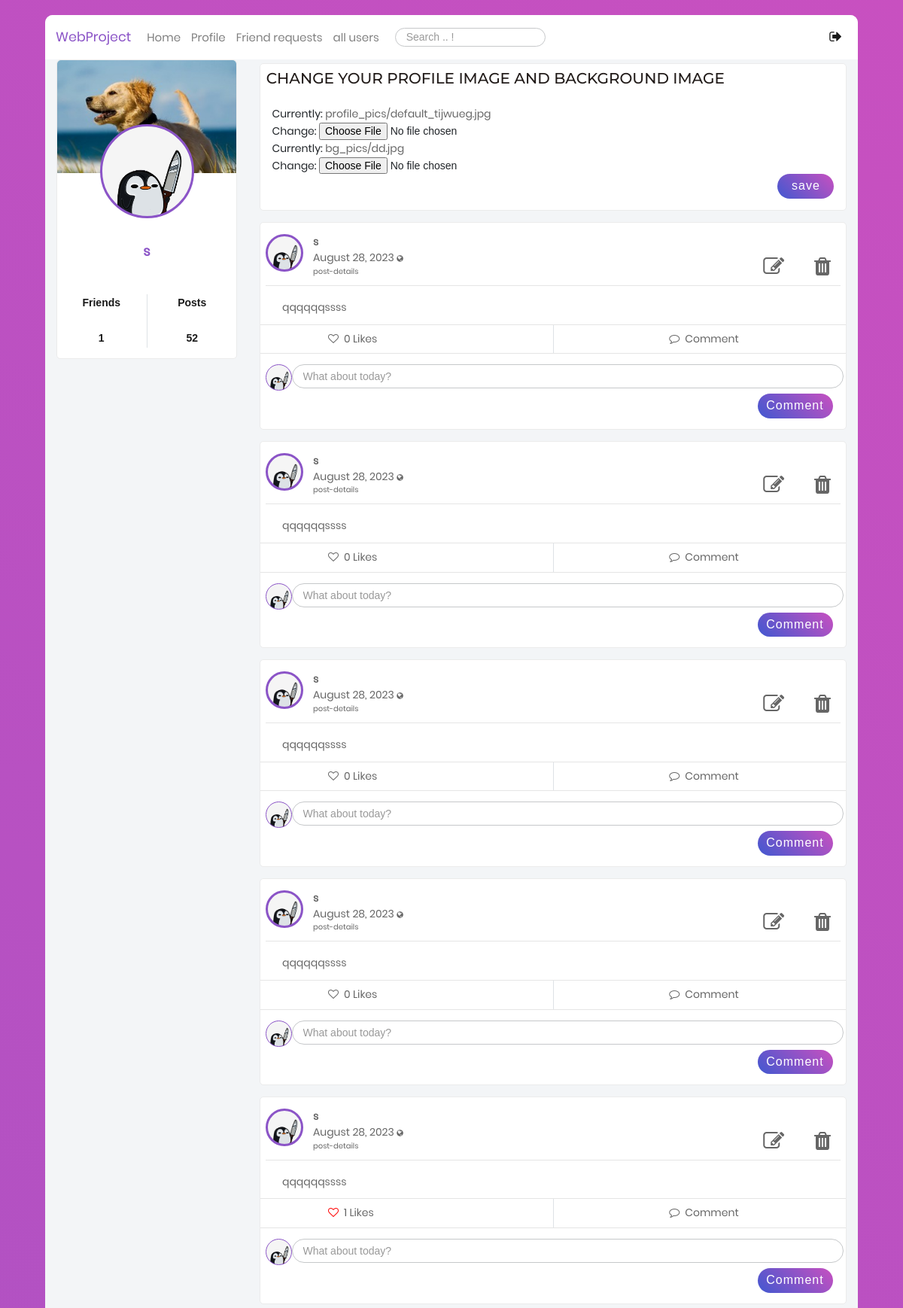
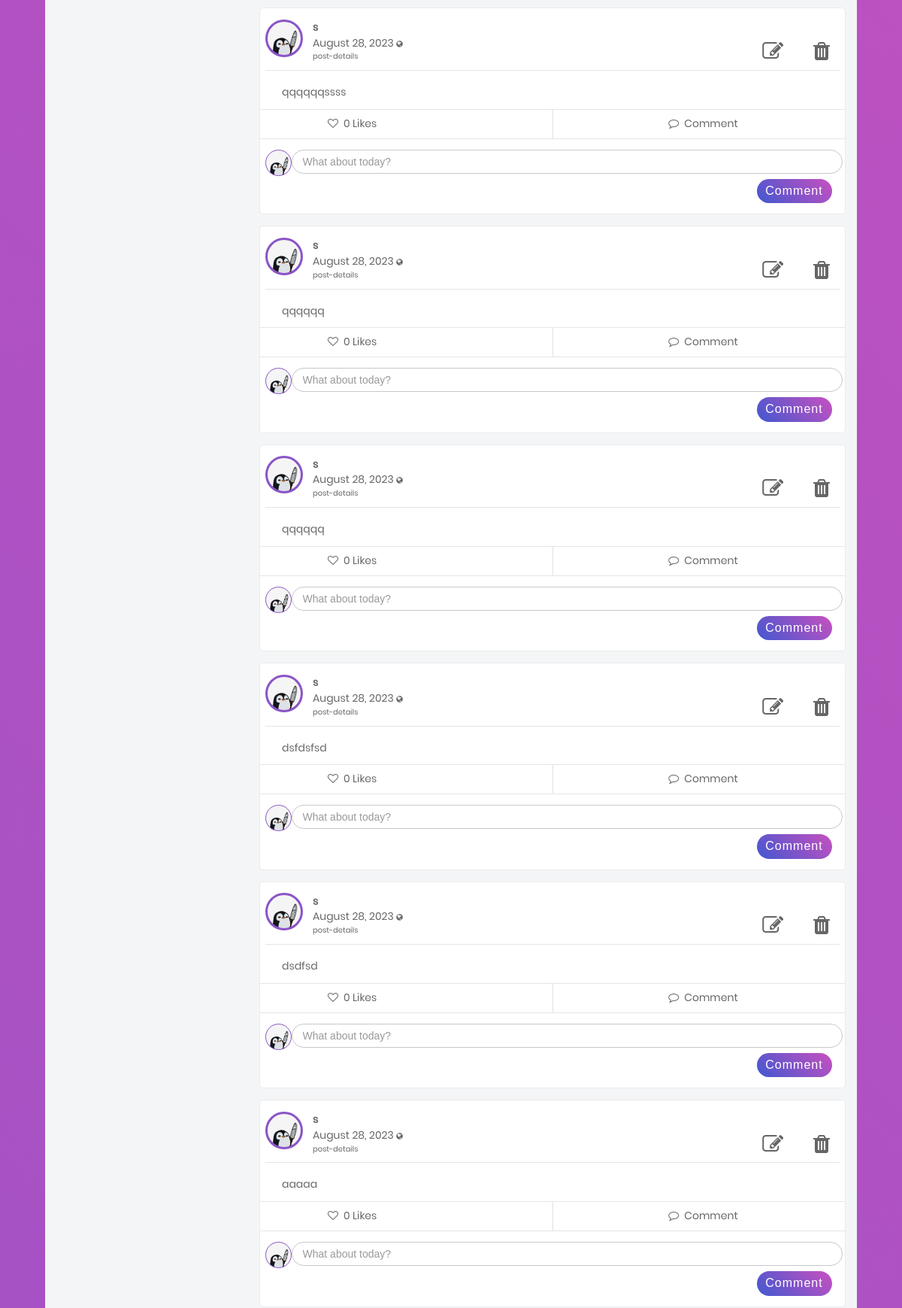
Page /blog/profile/ (signed in, upper part) on the committed database (2 pictures, top to bottom).
### users/models.py (models this page shows, shortened)
class Profile(models.Model):
    user = models.OneToOneField(User, on_delete=models.CASCADE)
    image = models.ImageField(default='default.jpg', upload_to='profile_pics')
    bgimage = models.ImageField(default='default.jpg', upload_to='bg_pics')
    friends = models.ManyToManyField(User, blank=True, related_name='friends')
    slug = models.SlugField(unique=True,default=uuid.uuid1)
    forget_password_token= models.CharField(max_length=100)
    updated = models.DateTimeField( auto_now=True)
    created = models.DateTimeField( auto_now_add=True)
    objects = ProfileManager()
    def get_friends(self):
        return self.friends.all()
    def get_friends_no(self):
        return self.friends.all().count()
    def get_posts_no(self):
        return self.posts.all().count()
    def get_all_authors_posts(self):
        return self.posts.all()

### blog/models.py (models this page shows, shortened)
class Post(models.Model):
    content = models.TextField()
    date_posted = models.DateTimeField(default = timezone.now)
    author = models.ForeignKey(User,on_delete=models.CASCADE)
    post_image = models.ImageField(null=True, blank=True, upload_to="images/")
    liked = models.ManyToManyField(Profile, blank=True, related_name='likes')
    updated = models.DateTimeField( default = timezone.now)
    created = models.DateTimeField( default = timezone.now)
    author = models.ForeignKey(Profile, on_delete=models.CASCADE, related_name='posts')
    def num_likes(self):
        print(timezone.now)
        return self.liked.all().count()
    class Meta:
        ordering = ('-created',)

### blog/views.py (the view, shortened to what this page needs)
# urls.py: path('profile/',views.profile,name="profile"),
@login_required
def profile(request):
    profile = Profile.objects.get(user=request.user)
    form = ProfileModelForm(
        request.POST or None, request.FILES or None, instance=profile
    )
    confirm = False
    p_form = PostModelForm()
    c_form = CommentModelForm()
    post_added = False
    if request.method == "POST":
        if form.is_valid():
            form.save()
            confirm = True
    context = {
        "posts": profile.get_all_authors_posts(),
        "user": request.user,
        "im": Profile.objects.filter(user=request.user),
        "profile": profile,
        "friends": profile.get_friends(),
        "p_form": p_form,
        "c_form": c_form,
        "post_added": post_added,
        "pos": profile.get_posts_no,
        "form": form,
        "confirm": confirm,
    }
    return render(request, "blog/profile.html", context)

### blog/templates/blog/profile.html (shortened to what this page needs)
<!DOCTYPE html>
{% extends "blog/base.html" %} {% load static %} {% load crispy_forms_tags %} {% load widget_tweaks %}
{% block content %}
<div class="container mt-5" style="width: 75%">
  <div class="row">
    <div class="col">
      <div class="main-block">
        <h1
          style="
            font-family: 'Montserrat', sans-serif;
            font-size: 20px;
            font-weight: 500;
            margin: 0px;
            color: #211b19;
            text-transform: uppercase;
            padding: 1%;
            left: 50%;
            top: 50%;
          "
        >
          Change your profile image and background image
        </h1>
        <form
          action=""
          method="POST"
          enctype="multipart/form-data"
          style="padding: 2%"
        >
          {{form.image}}
          <br>
          {{form.bgimage}}
          <div style="text-align: -webkit-right">
            <button type="submit" class="p-2 fs-16 post">save</button>
          </div>
        </form>
      </div>
    </div>
  </div>
  {% include 'blog/user-post-list.html' %}
  {% endblock content %}

### blog/templates/blog/base.html (shortened to what this page needs)
{% load static %}
<!DOCTYPE html>
<html class="no-js" lang="en">
  <head>
             <link
      rel="stylesheet"
      type="text/css"
      href="https://cdnjs.cloudflare.com/ajax/libs/semantic-ui/2.2.14/semantic.min.css"
    />
    <link
      rel="stylesheet"
      href="{% static 'blog/css/vendor/bootstrap.min.css' %} "
    />
    <link
      rel="stylesheet"
      href="{% static 'blog/css/vendor/font-awesome.min.css' %}"
    />
    <link rel="stylesheet" href="{% static 'blog/css/vendor/animate.css' %}" />
    <link
      rel="stylesheet"
      href="{% static 'blog/css/vendor/hamburgers.min.css' %}"
    />
    <link rel="stylesheet" href="{% static 'blog/css/util.css' %}" />
    <link rel="stylesheet" href="{% static 'blog/css/normalize.css' %}" />
    <link rel="stylesheet" href="{% static 'blog/css/main.css' %}" />
  </head>
  <body hx-headers = "{'X-CSRFToken' : '{{ csrf_token }}'} ">
    <div class="limiter">
      <div class="container-login100" style="align-items: flex-start;">
        <div class="wrap-main">
          <div class="container-fluid">
            <div class="row">
              <nav class="navbar navbar-expand-lg navbar-light bgwhite">
                <a
                  class="navbar-brand ProjectColor"
                  href="{% url 'blog-home' %}"
                  >WebProject</a
                >
                <div
                  class="collapse navbar-collapse"
                  id="navbarSupportedContent"
                >
                  <ul class="navbar-nav mr-auto">
                    <li class="nav-item ">
                      <a class="nav-link fs-15" href="{% url 'blog-home' %}"
                        >Home <span class="sr-only">(current)</span></a
                      >
                    </li>
                    <li class="nav-item">
                      <a class="nav-link fs-15" href="{% url 'profile' %}"
                        >Profile</a
                      >
                    </li>
                    <li class="nav-item">
                      <a
                        class="nav-link fs-15"
                        href="{% url 'my-invites-view' %}"
                        >Friend requests</a
                      >
                    </li>
                    <li class="nav-item">
                      <a
                        class="nav-link fs-15"
                        href="{% url 'all-profiles-view' %}"
                        >all users</a
                      >
                    </li>
                    <li class="nav-item pt-2 pl-3">
                      <form
                        action="{% url 'search' %}"
                        method="POST"
                        id="search"
                      >
                        <input
                          type="search"
                          name="searched"
                          class="p-1 fs-14 pl-3 input-border"
                          placeholder="Search .. !"
                        />
                      </form>
                    </li>
                  </ul>
                  <div class="form-inline my-2 my-lg-0">
                    <ul class="navbar-nav mr-auto">
                      <li class="nav-item active">
                        <a
                          class="nav-link fs-18"
                          href="{% url 'blog-logout' %}"
                          data-toggle="tooltip"
                          data-placement="top"
                          ><i class="fa fa-sign-out" aria-hidden="true"></i
                        ></a>
                      </li>
                    </ul>
                  </div>
                </div>
              </nav>
              <div class="col-sm-3 mobile-hidden">
          <div class="main-block">
            <div
              class="coverPicture"
              style="background: url('{{ user.profile.bgimage.url }}');"
            ></div>
            <div
              class="profilePicture"
              style="background: url('{{ user.profile.image.url }}');"
            ></div>
            <div class="FullName text-center fs-18 ProjectColor">
              {{ user }}
            </div>
            <div class="row statistic text-center fs-16 p-3">
              <div class="col">
                <p>Friends</p>
                <br />
                <p>{{ user.profile.get_friends_no }}</p>
              </div>
              <div class="col border-left">
                <p>Posts</p>
                <br />
                <p>{{ user.profile.get_posts_no }}</p>
              </div>
            </div>
          </div>
        </div>
        {% block content %} {% endblock content %}
            </div>
          </div>
        </div>
      </div>
    </div>
  </body>
</html>

### blog/templates/blog/user-post-list.html (shortened to what this page needs)
{% if not posts %}
              <div id="notfound" style="position: relative; height: 100vh">
                <div
                  class="notfound"
                  style="
                    position: absolute;
                    left: 50%;
                    top: 50%;
                    -webkit-transform: translate(-50%, -50%);
                    -ms-transform: translate(-50%, -50%);
                    transform: translate(-50%, -50%);
                  "
                >
                  <div
                    class="notfound-404"
                    style="
                      position: relative;
                      height: 200px;
                      margin: 0px auto 20px;
                      z-index: -1;
                    "
                  >
                    <h1
                      style="
                        font-family: 'Montserrat', sans-serif;
                        font-size: 236px;
                        font-weight: 200;
                        margin: 0px;
                        color: #211b19;
                        text-transform: uppercase;
                        position: absolute;
                        left: 50%;
                        top: 50%;
                        -webkit-transform: translate(-50%, -50%);
                        -ms-transform: translate(-50%, -50%);
                        transform: translate(-50%, -50%);
                      "
                    >
                      Oops!
                    </h1>
                    <h2
                      style="
                        font-family: 'Montserrat', sans-serif;
                        font-size: 20px;
                        font-weight: 400;
                        text-transform: uppercase;
                        color: #211b19;
                        background: #fff;
                        padding: 10px 5px;
                        margin: auto;
                        display: inline-block;
                        position: absolute;
                        bottom: 0px;
                        left: 0;
                        right: 0;
                        width: 168%;
                        margin-left: -35%;
                      "
                    >
                      You currently have no posts!
                    </h2>
                  </div>
                  <div class="container-login100-form-btn">
                    <a href="{% url 'blog-home' %}">
                      <button class="login100-form-btn">
                        Back to HomePage
                      </button></a
                    >
                  </div>
                </div>
              </div>
              {% else %}
{% for post in posts %}
<div class="main-block post-with-photo" id="post-list">
  <div class="Post-Box">
    <div class="header row" style="width: 100%">
      <div class="col-1" style="padding-right: 9%; padding-top: 1%">
        <div class="pt-2 pl-2 d-inline-block">
          <div
            class="Profile-Picture"
            style="background: url('{{ post.author.image.url }}') "
          ></div>
        </div>
      </div>
      <div class="col-8 p-l-0">
        <div class="UserName d-inline-block mt-3" style="width: 144%">
          <div style="display: inline-block; width: 35%;">
            <p>
              <a
                href="{% url 'profile-detail-view' post.author.slug %}"
                class="font-weight-bold"
                >{{ post.author.user }}</a
              >
            </p>
            <p class="lh-1-2">
              {{ post.date_posted|date:"F d, Y" }}
              <i
                class="fa fa-globe fs-10"
                data-toggle="tooltip"
                data-placement="top"
                title="Public"
              ></i>
              <br />
              <a href=" {%url 'post-detail' post.id%} " class="fs-10"
                >post-details</a
              >
            </p>
          </div>
          <div style="display: inline; padding-left: 42%">
             {% if request.user == post.author.user %}
            <a href="{% url 'post-update' post.pk %}" style="padding: 5%"
              ><i class="fa fa-edit fa-2x"></i
            ></a>
            <a href="{% url 'post-delete' post.pk %}"
              ><i class="fa fa-trash fa-2x" aria-hidden="true"></i
            ></a>
            {% endif %}
          </div>
        </div>
      </div>
    </div>
    <hr class="m-2" />
    <div class="details col">
      <p class="px-3" style="padding: 10px">{{ post.content }}</p>
    </div>
    <hr class="mt-0 mb-0" />
    <div class="footer">
      <div class="row action-btn">
        <div class="col">
          <form method="POST" action="{% url 'like-post-view' %}">
            {% if profile not in post.liked.all %}
            <button
              style="
                background-color: transparent;
                border: none;
                box-shadow: none;
              "
              type="submit"
            >
              <p class="py-2 footer-btn" style="padding-left: 90px">
                <i class="fa fa-heart-o" aria-hidden="true"></i>
                <span class="px-1"> {{ post.num_likes }} Likes</span>
              </p>
            </button>
            {% else %}
            <button
              style="
                background-color: transparent;
                border: none;
                box-shadow: none;
              "
              type="submit"
            >
              <p class="py-2 footer-btn" style="padding-left: 90px">
                <i
                  class="fa fa-heart-o"
                  aria-hidden="true"
                  style="color: red"
                ></i>
                <span class="px-1"> {{ post.num_likes }} Likes</span>
              </p>
            </button>
            {% endif %}
          </form>
        </div>
        <div class="col border-left">
          <p class="py-2 footer-btn text-center">
            <a href=""
              ><i class="fa fa-comment-o" aria-hidden="true"></i>
              <span class="px-1"> Comment</span></a
            >
          </p>
        </div>
      </div>
      <hr class="mt-0 mb-2" />
      <div class="row comment-list">
        <div class="add-comment col-12 pb-2">
          <div class="row">
            <div class="col-1" style="padding-right: 7%">
              <div class="pt-2 pl-2 d-inline-block">
                <div
                  class="Profile-Picture-Comment"
                  style="background: url('{{ user.profile.image.url }}'); "
                ></div>
              </div>
            </div>
            <div class="col-10 pl-0">
              <div class="row pr-2 pt-2 pb-2 pl-0">
                <div class="col pl-0">
                  <form method="POST" action="" enctype="multipart/form-data">
                    <div
                      style="
                        border-radius: 25px;
                        border: 1px solid #c6c8ca;
                        width: 110%;
                      "
                    >
                      {{c_form}}
                    </div>
                    <div class="action p-2 pr-3" style="width: 110%">
                      <button
                        type="submit"
                        class="float-r p-2 fs-16 post"
                        name="submit_c_form"
                        style="width: 100px"
                      >
                        Comment
                      </button>
                    </div>
                  </form>
                </div>
              </div>
            </div>
          </div>
        </div>
      </div>
    </div>
  </div>
</div>
{% endfor %}
{% endif %}

### rows in the picture
Post: author.image (placeholder picture), author.user "s", date_posted "August 28, 2023", content "qqqqqqssss", num_likes "0", profile.image (placeholder picture)
Post: author.image (placeholder picture), author.user "s", date_posted "August 28, 2023", content "qqqqqqssss", num_likes "0", profile.image (placeholder picture)
Post: author.image (placeholder picture), author.user "s", date_posted "August 28, 2023", content "qqqqqqssss", num_likes "0", profile.image (placeholder picture)
Post: author.image (placeholder picture), author.user "s", date_posted "August 28, 2023", content "qqqqqqssss", num_likes "0", profile.image (placeholder picture)
Post: author.image (placeholder picture), author.user "s", date_posted "August 28, 2023", content "qqqqqqssss", num_likes "1", profile.image (placeholder picture)
Post: author.image (placeholder picture), author.user "s", date_posted "August 28, 2023", content "qqqqqqssss", num_likes "0", profile.image (placeholder picture)
Post: author.image (placeholder picture), author.user "s", date_posted "August 28, 2023", content "qqqqqq", num_likes "0", profile.image (placeholder picture)
Post: author.image (placeholder picture), author.user "s", date_posted "August 28, 2023", content "qqqqqq", num_likes "0", profile.image (placeholder picture)
Post: author.image (placeholder picture), author.user "s", date_posted "August 28, 2023", content "dsfdsfsd", num_likes "0", profile.image (placeholder picture)
Post: author.image (placeholder picture), author.user "s", date_posted "August 28, 2023", content "dsdfsd", num_likes "0", profile.image (placeholder picture)
Post: author.image (placeholder picture), author.user "s", date_posted "August 28, 2023", content "aaaaa", num_likes "0", profile.image (placeholder picture)

### other values in the picture
{{ user }} "s"
{{ user.profile.get_friends_no }} "1"
{{ user.profile.get_posts_no }} "52"
